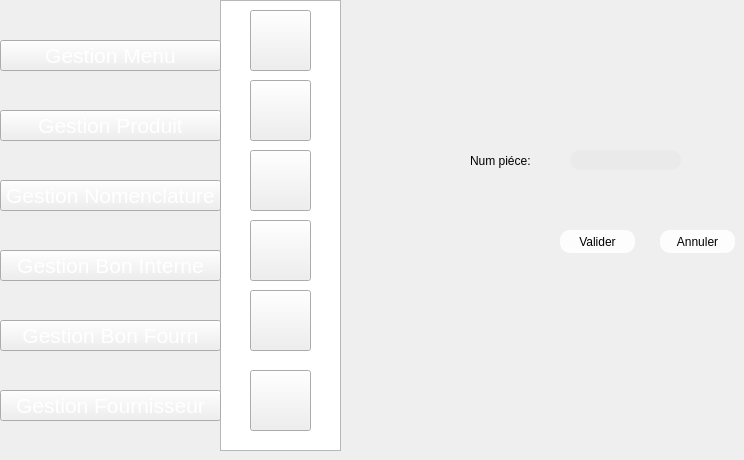
   <widget class="QWidget" name="page_45">
    <widget class="QPushButton" name="pushButton_531">
     <property name="geometry">
      <rect>
       <x>0</x>
       <y>110</y>
       <width>221</width>
       <height>31</height>
      </rect>
     </property>
     <property name="font">
      <font>
       <pointsize>16</pointsize>
       <weight>50</weight>
       <bold>false</bold>
      </font>
     </property>
     <property name="styleSheet">
      <string notr="true">color: rgb(255, 255, 255);

</string>
     </property>
     <property name="text">
      <string>Gestion Produit</string>
     </property>
    </widget>
    <widget class="QPushButton" name="pushButton_532">
     <property name="geometry">
      <rect>
       <x>0</x>
       <y>40</y>
       <width>221</width>
       <height>31</height>
      </rect>
     </property>
     <property name="font">
      <font>
       <pointsize>16</pointsize>
       <weight>50</weight>
       <bold>false</bold>
      </font>
     </property>
     <property name="styleSheet">
      <string notr="true">color: rgb(255, 255, 255);

</string>
     </property>
     <property name="text">
      <string>Gestion Menu</string>
     </property>
    </widget>
    <widget class="QPushButton" name="pushButton_533">
     <property name="geometry">
      <rect>
       <x>250</x>
       <y>80</y>
       <width>61</width>
       <height>61</height>
      </rect>
     </property>
     <property name="styleSheet">
      <string notr="true">image: url(:/new/prefix1/img/icon-modif2 (1).png);</string>
     </property>
     <property name="text">
      <string/>
     </property>
    </widget>
    <widget class="QPushButton" name="pushButton_534">
     <property name="geometry">
      <rect>
       <x>250</x>
       <y>290</y>
       <width>61</width>
       <height>61</height>
      </rect>
     </property>
     <property name="styleSheet">
      <string notr="true">image: url(:/new/prefix1/img/aa.png);</string>
     </property>
     <property name="text">
      <string/>
     </property>
    </widget>
    <widget class="QPushButton" name="pushButton_535">
     <property name="geometry">
      <rect>
       <x>250</x>
       <y>150</y>
       <width>61</width>
       <height>61</height>
      </rect>
     </property>
     <property name="styleSheet">
      <string notr="true">image: url(:/new/prefix1/img/icon-afficher2.png);</string>
     </property>
     <property name="text">
      <string/>
     </property>
    </widget>
    <widget class="QPushButton" name="pushButton_536">
     <property name="geometry">
      <rect>
       <x>0</x>
       <y>180</y>
       <width>221</width>
       <height>31</height>
      </rect>
     </property>
     <property name="font">
      <font>
       <pointsize>16</pointsize>
       <weight>50</weight>
       <bold>false</bold>
      </font>
     </property>
     <property name="styleSheet">
      <string notr="true">color: rgb(255, 255, 255);

</string>
     </property>
     <property name="text">
      <string>Gestion Nomenclature</string>
     </property>
    </widget>
    <widget class="QPushButton" name="pushButton_537">
     <property name="geometry">
      <rect>
       <x>0</x>
       <y>250</y>
       <width>221</width>
       <height>31</height>
      </rect>
     </property>
     <property name="font">
      <font>
       <pointsize>16</pointsize>
       <weight>50</weight>
       <bold>false</bold>
      </font>
     </property>
     <property name="styleSheet">
      <string notr="true">color: rgb(255, 255, 255);

</string>
     </property>
     <property name="text">
      <string>Gestion Bon Interne</string>
     </property>
    </widget>
    <widget class="QPushButton" name="pushButton_538">
     <property name="geometry">
      <rect>
       <x>250</x>
       <y>220</y>
       <width>61</width>
       <height>61</height>
      </rect>
     </property>
     <property name="styleSheet">
      <string notr="true">image: url(:/new/prefix1/img/icon-supp2 (1).png);</string>
     </property>
     <property name="text">
      <string/>
     </property>
    </widget>
    <widget class="QPushButton" name="pushButton_539">
     <property name="geometry">
      <rect>
       <x>0</x>
       <y>390</y>
       <width>221</width>
       <height>31</height>
      </rect>
     </property>
     <property name="font">
      <font>
       <pointsize>16</pointsize>
       <weight>50</weight>
       <bold>false</bold>
      </font>
     </property>
     <property name="styleSheet">
      <string notr="true">color: rgb(255, 255, 255);

</string>
     </property>
     <property name="text">
      <string>Gestion Fournisseur</string>
     </property>
    </widget>
    <widget class="QPushButton" name="pushButton_541">
     <property name="geometry">
      <rect>
       <x>250</x>
       <y>10</y>
       <width>61</width>
       <height>61</height>
      </rect>
     </property>
     <property name="styleSheet">
      <string notr="true">image: url(:/new/prefix1/img/icon-ajout2.png);
background-image: url(:/new/prefix1/img/bg.png);</string>
     </property>
     <property name="text">
      <string/>
     </property>
    </widget>
    <widget class="QListView" name="listView_40">
     <property name="geometry">
      <rect>
       <x>220</x>
       <y>0</y>
       <width>121</width>
       <height>451</height>
      </rect>
     </property>
     <property name="styleSheet">
      <string notr="true">background-image: url(:/new/prefix1/img/selected.png);</string>
     </property>
    </widget>
    <widget class="QPushButton" name="suppbonf">
     <property name="geometry">
      <rect>
       <x>560</x>
       <y>230</y>
       <width>75</width>
       <height>23</height>
      </rect>
     </property>
     <property name="styleSheet">
      <string notr="true">                                         border-radius: 10px;
background-color: rgb(253, 253, 253);
                                        
font: 9pt &quot;MS Reference Sans Serif&quot;;</string>
     </property>
     <property name="text">
      <string>Valider</string>
     </property>
    </widget>
    <widget class="QPushButton" name="pushButton_547">
     <property name="geometry">
      <rect>
       <x>660</x>
       <y>230</y>
       <width>75</width>
       <height>23</height>
      </rect>
     </property>
     <property name="styleSheet">
      <string notr="true">                                         border-radius: 10px;
background-color: rgb(253, 253, 253);
                                        
font: 9pt &quot;MS Reference Sans Serif&quot;;</string>
     </property>
     <property name="text">
      <string>Annuler</string>
     </property>
    </widget>
    <widget class="QLineEdit" name="lineEdit_32">
     <property name="geometry">
      <rect>
       <x>570</x>
       <y>150</y>
       <width>111</width>
       <height>20</height>
      </rect>
     </property>
     <property name="styleSheet">
      <string notr="true">                                         border-radius: 10px;
background-color: rgb(234, 234, 234);
font: 9pt &quot;MS Reference Sans Serif&quot;;</string>
     </property>
    </widget>
    <widget class="QLabel" name="label_205">
     <property name="geometry">
      <rect>
       <x>470</x>
       <y>150</y>
       <width>81</width>
       <height>21</height>
      </rect>
     </property>
     <property name="styleSheet">
      <string notr="true">                                     border-radius: 10px;
font: 9pt &quot;MS Reference Sans Serif&quot;;
</string>
     </property>
     <property name="text">
      <string>Num piéce:</string>
     </property>
    </widget>
    <widget class="QPushButton" name="pushButton_544">
     <property name="geometry">
      <rect>
       <x>0</x>
       <y>320</y>
       <width>221</width>
       <height>31</height>
      </rect>
     </property>
     <property name="font">
      <font>
       <pointsize>16</pointsize>
       <weight>50</weight>
       <bold>false</bold>
      </font>
     </property>
     <property name="styleSheet">
      <string notr="true">color: rgb(255, 255, 255);

</string>
     </property>
     <property name="text">
      <string>Gestion Bon Fourn</string>
     </property>
    </widget>
    <widget class="QPushButton" name="pushButton_275">
     <property name="geometry">
      <rect>
       <x>250</x>
       <y>370</y>
       <width>61</width>
       <height>61</height>
      </rect>
     </property>
     <property name="styleSheet">
      <string notr="true">image: url(:/new/prefix1/img/icon-supp2 (1).png);
image: url(:/new/prefix1/img/facture.png);</string>
     </property>
     <property name="text">
      <string/>
     </property>
    </widget>
    <zorder>listView_40</zorder>
    <zorder>pushButton_531</zorder>
    <zorder>pushButton_532</zorder>
    <zorder>pushButton_533</zorder>
    <zorder>pushButton_534</zorder>
    <zorder>pushButton_535</zorder>
    <zorder>pushButton_536</zorder>
    <zorder>pushButton_537</zorder>
    <zorder>pushButton_538</zorder>
    <zorder>pushButton_539</zorder>
    <zorder>pushButton_541</zorder>
    <zorder>suppbonf</zorder>
    <zorder>pushButton_547</zorder>
    <zorder>lineEdit_32</zorder>
    <zorder>label_205</zorder>
    <zorder>pushButton_544</zorder>
    <zorder>pushButton_275</zorder>
   </widget>
